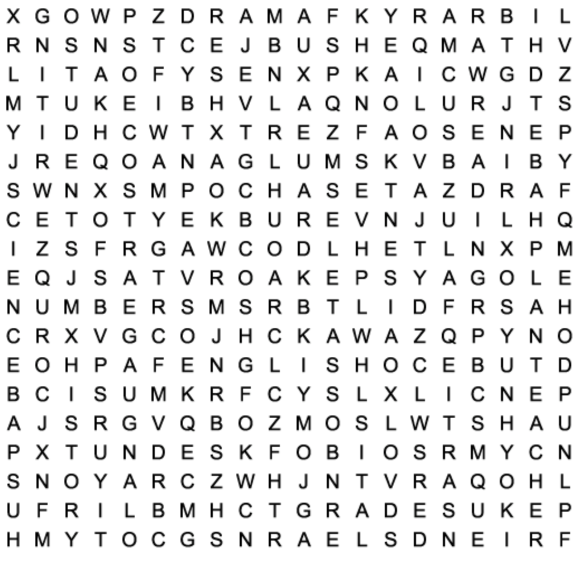
#> input picture image_samples/word_search_school.png, 1172 x 1126 px (shown at 1/2 size)
$ jupyter execute --allow-errors vision.ipynb
#> lines starting #> are read from the running program, lines starting #| are printed output that depends on the picture; after the words box and inside, x2 and y2 are one past the last pixel; in counts of white or black regions, pixels touching at a corner belong together
### crossword_algorithm.py
def find_words(crossword: list[list[str]], words: list[str]) -> list:

    coordinates = list()

    def recursive_search(position: tuple[int], search_dir: tuple[int], word: str, index: int):

        if search_dir == (0,0):
            result2 = 0
            for i in range(max(0, position[0] - 1), min(len(crossword) - 1, position[0] + 1) + 1):
                for j in range(max(0, position[1] - 1), min(len(crossword[0]) - 1, position[1] + 1) + 1):
                    if (i,j) != (position[0], position[1]) and crossword[i][j] == word[index]:
                        result2 = recursive_search((i, j), (i-position[0], j-position[1]), word, index + 1)
                        if result2 == 1:
                            return 1
            return 0

        else:
            for i in range(index, len(word)):
                position = (position[0] + search_dir[0], position[1] + search_dir[1])
                if position[0] not in range(0, len(crossword)) or position[1] not in range(0, len(crossword[0])):
                    return 0
                if crossword[position[0]][position[1]] != word[i]:
                    return 0

            coordinates.append(((position[0] - (len(word)-1)*search_dir[0], position[1] - (len(word)-1)*search_dir[1]), (position[0], position[1])))
            return 1

    for word in words:
        result = 0
        letters = list(word)
        for i in range(len(crossword)):
            if result:
                result = 0
                break
            for j in range(len(crossword[i])):
                if crossword[i][j] == letters[0]:
                    result = recursive_search((i, j), (0, 0), word, 1)
                    if result:
                        break

    print (len(coordinates), "words found by find_words")
    return coordinates

crossword = [['G', 'A', 'R', 'D', 'E', 'N', 'Y', 'S', 'M', 'B', 'M', 'T', 'O', 'L', 'S'], ['N', 'I', 'A', 'R', 'M', 'E', 'L', 'E', 'S', 'E', 'E', 'R', 'W', 'O', 'U'], ['U', 'C', 'I', 'N', 'C', 'I', 'P', 'E', 'A', 'S', 'I', 'A', 'M', 'S', 'N'], ['L', 'M', 'L', 'I', 'N', 'O', 'I', 'T', 'A', 'C', 'A', 'V', 'R', 'P', 'S'], ['P', 'O', 'P', 'S', 'I', 'C', 'L', 'E', 'O', 'L', 'D', 'E', 'K', 'I', 'H'], ['U', 'I', 'P', 'E', 'C', 'A', 'M', 'P', 'I', 'O', 'O', 'L', 'F', 'C', 'I'], ['Y', 'T', 'N', 'S', 'R', 'E', 'T', 'L', 'M', 'D', 'N', 'T', 'R', 'E', 'N'], ['P', 'W', 'N', 'S', 'O', 'E', 'P', 'A', 'T', 'G', 'N', 'E', 'D', 'X', 'E'], ['A', 'U', 'G', 'R', 'I', 'A', 'D', 'Y', 'B', 'O', 'A', 'Y', 'A', 'T', 'E'], ['R', 'L', 'J', 'U', 'L', 'Y', 'G', 'R', 'S', 'A', 'S', 'O', 'U', 'P', 'A'], ['K', 'E', 'F', 'G', 'L', 'C', 'E', 'A', 'T', 'H', 'I', 'R', 'G', 'A', 'S'], ['B', 'A', 'L', 'Y', 'P', 'A', 'E', 'N', 'O', 'C', 'R', 'E', 'U', 'R', 'D'], ['S', 'H', 'O', 'R', 'T', 'S', 'O', 'O', 'H', 'A', 'E', 'H', 'S', 'H', 'R'], ['U', 'Y', 'P', 'E', 'M', 'N', 'O', 'S', 'A', 'E', 'S', 'S', 'T', 'D', 'E'], ['C', 'H', 'E', 'T', 'A', 'M', 'C', 'L', 'Y', 'B', 'G', 'M', 'R', 'E', 'S'], ['X', 'L', 'A', 'O', 'V', 'Z', 'R', 'C', 'O', 'J', 'B', 'R', 'I', 'N', 'S'], ['F', 'O', 'S', 'E', 'M', 'A', 'E', 'R', 'C', 'E', 'C', 'I', 'O', 'W', 'L'], ['B', 'L', 'O', 'S', 'S', 'U', 'M', 'M', 'E', 'R', 'W', 'B', 'M', 'O', 'S']]

words = ['GARDEN', 'SUMMER', 'SUNSHINE', 'SWIM', 'BOAT', 'CAMP', 'HIKE', 'PLAY', 'BEACH', 'JULY', 'AUGUST', 'PARK', 'PICNIC', 'POPSICLE', 'ICECREAM', 'SHORTS', 'TRAVEL', 'DRESS', 'VACATION', 'SEASON']

print(find_words(crossword, words))

### vision.ipynb
[cell 1]
import cv2
import numpy as np
import tensorflow as tf
from PIL import Image
from crossword_algorithm import find_words
import random

[cell 2]
# [15 lines of commented-out code are left out]

[cell 3]
image2 = cv2.imread("image_samples/word_search_school.png")
#> image2 is the input picture: shape (1126, 1172, 3); mean B, G, R 232.5, 232.5, 232.5
image = cv2.cvtColor(image2, cv2.COLOR_BGR2GRAY)
#ret, image = cv2.threshold(image, 100, 255, cv2.THRESH_BINARY_INV)
image = cv2.adaptiveThreshold(image, 255, cv2.ADAPTIVE_THRESH_GAUSSIAN_C, cv2.THRESH_BINARY_INV, 33, 25)
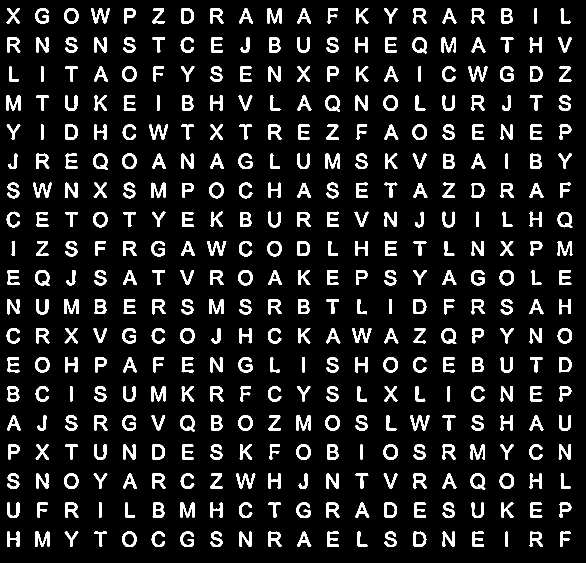
#> image: shape (1126, 1172) (shown at 1/2 size); 10.1% white; 380 white regions

image = cv2.blur(image, (2,2))
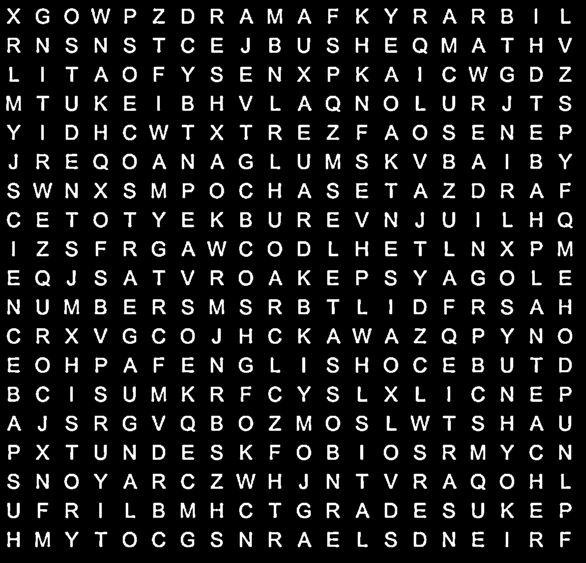
#> image: shape (1126, 1172) (shown at 1/2 size); min 0, max 255, mean 25.9

contours, _ = cv2.findContours(image, cv2.RETR_EXTERNAL, cv2.CHAIN_APPROX_SIMPLE)
#> contours = 380 contours; largest, box (x1, y1, x2, y2) and area: (651, 191, 681, 224) 775, (883, 656, 914, 689) 773, (941, 947, 972, 980) 772, (70, 540, 101, 573) 772, (186, 307, 217, 341) 771

area = 0

for cnt in contours:
    area += cv2.contourArea(cnt)
#> this loop made 380 passes
#> area on passes 1 to 3: 297.5, 840, 995
#> after the loop, area = 160303.5

area = area/len(contours)
#> area = 421.9

letter_grid_coordinates = dict()
y_top, y_bottom = -1,-1

for i in range(len(contours)):
    #cv2.drawContours(image2, cnt, -1, (255,0,0), 7 )
    if cv2.contourArea(contours[i]) < 0.1*area:
        continue
    x, y, w, h = cv2.boundingRect(contours[i])
    #cv2.rectangle(image2, (x - int(w*(0.45)), y - int(h*(0.45))), (x + w + int(w*(0.45)), y + h + int(h*(0.45))), (0, 255, 0), 2)

    pushed = False

    for key in letter_grid_coordinates.keys():
        if y + w//2 in range(key[0], key[1]):
            y_top, y_bottom = y, y+h
            letter_grid_coordinates[key].append((x - int((w)*(0.25)), y - int(h*(0.25)), x + w + int(w*(0.25)), y + h + int(h*(0.25))))
            pushed = True

    if not pushed:
        letter_grid_coordinates[(y, y+w)] = [(x - int(w*(0.25)), y - int(h*(0.25)), x + w + int(w*(0.25)), y + h + int(h*(0.25)))]
#> this loop made 380 passes
#> (x, y, w, h) on passes 1 to 3: (1120, 1063, 22, 32), (1059, 1063, 28, 32), (1010, 1063, 7, 32)
#> after the loop, letter_grid_coordinates = 19 items

    #cv2.rectangle(image2, (x - int(w*(0.45)), y - int(h*(0.45))), (x + w + int(w*(0.45)), y + h + int(h*(0.45))), (0, 255, 0), 2)

[cell 4]
# [30 lines of commented-out code are left out]

#> (a cell that did not finish here is left out)

[cell 6]
cv2.imshow("hsf", image2)
cv2.imshow("hsf2", image)
cv2.waitKey(1000)
cv2.destroyAllWindows()

crossword = list()

for i in letter_grid_coordinates.keys():
    letter_grid_coordinates[i] = sorted(letter_grid_coordinates[i], key=lambda x: x[0])
#> this loop made 19 passes
#> i on passes 1 to 12: (1063, 1085), (1005, 1030), (947, 968), (889, 915), (831, 860), (773, 798), (714, 740), (656, 686), (598, 623), (540, 566), (482, 513), (424, 455)
    #print(letter_grid_coordinates[i])

#> (the rest of this cell did not finish here and is left out)

[cell 7]
#word_position = find_words(crossword, ['GARDEN', 'SUMMER', 'SUNSHINE', 'SWIM', 'BOAT', 'CAMP', 'HIKE', 'PLAY', 'BEACH', 'JULY', 'AUGUST', 'PARK', 'PICNIC', 'POPSICLE', 'ICECREAM', 'SHORTS', 'TRAVEL', 'DRESS', 'VACATION', 'SEASON'])


word_position = find_words(crossword, [
    'DRAMA', 'HISTORY', 'NUMBERS', 'SCIENCE', 'ART',
    'ELEMENTARY', 'HOMEWORK', 'PENCIL', 'SOCIALSTUDIES',
    'BACKPACK', 'ENGLISH', 'LANGUAGEARTS', 'PHYSICALEDUCATION',
    'SPELLING', 'BOOKS', 'FRIENDS', 'LEARN', 'READING',
    'STUDENTS', 'CLASSROOM', 'GEOGRAPHY', 'LIBRARY',
    'RECESS', 'SUBJECTS', 'CRAYONS', 'GRADES',
    'MATH', 'SCHOOL', 'TEACHER', 'DESK', 'HEALTH',
    'MUSIC', 'SCISSORS', 'WRITING'
])

image2_cpy = image2.copy()

for x in word_position:
    start_word_pos, end_word_pos = x
    k = list(reversed(letter_grid_coordinates.values()))
    start = k[start_word_pos[0]][start_word_pos[1]]
    end = k[end_word_pos[0]][end_word_pos[1]]

    color = random.sample(range(150, 200), 3)

    #result = cv2.line(result, ((start[0] + start[2]) // 2 - 10, (start[1] + start[3]) // 2 - 10) , ((end[0] + end[2]) // 2 + 10, (end[1] + end[3]) // 2 + 10) , color, 1)
    result = cv2.line(image2, ((start[0] + start[2]) // 2 - 2, (start[1] + start[3]) // 2 - 2) , ((end[0] + end[2]) // 2 + 2, (end[1] + end[3]) // 2 + 2) , color, letter_width)

alpha = 0.3
#> (the rest of this cell did not finish here and is left out)
